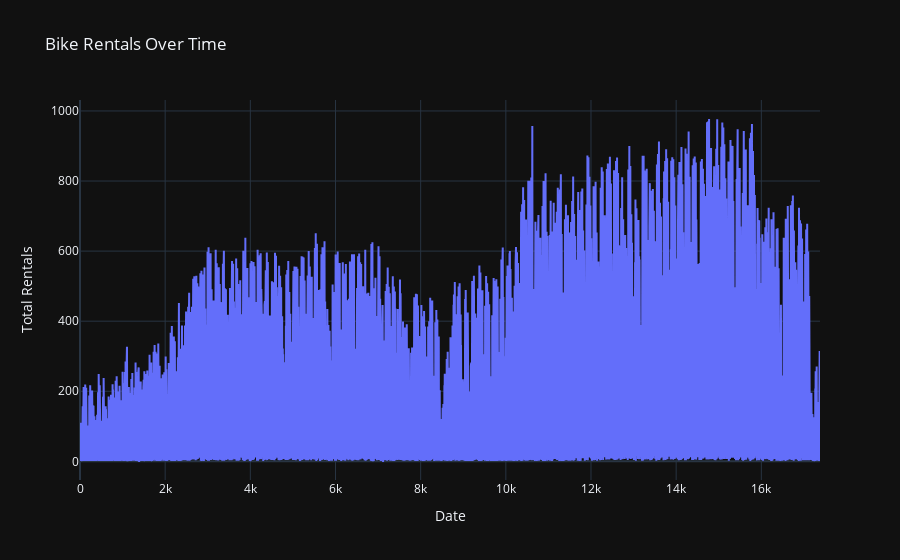
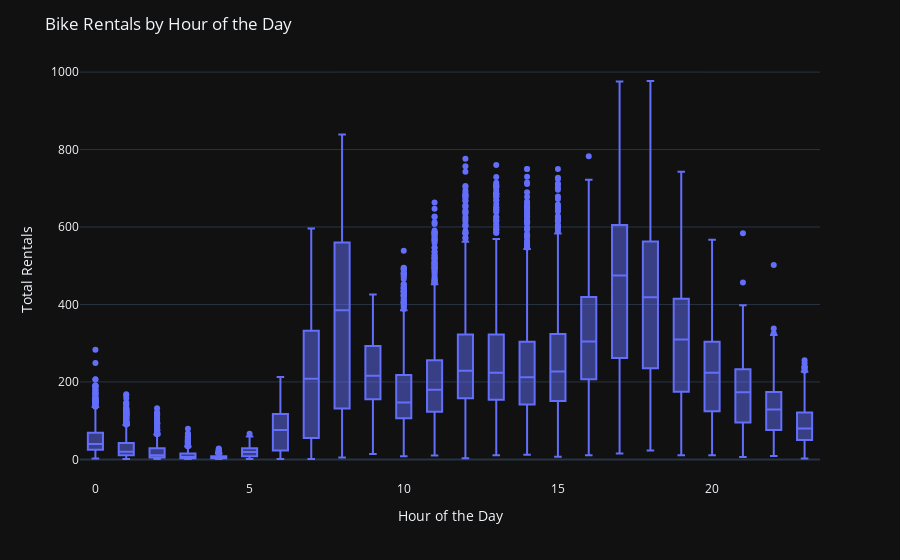
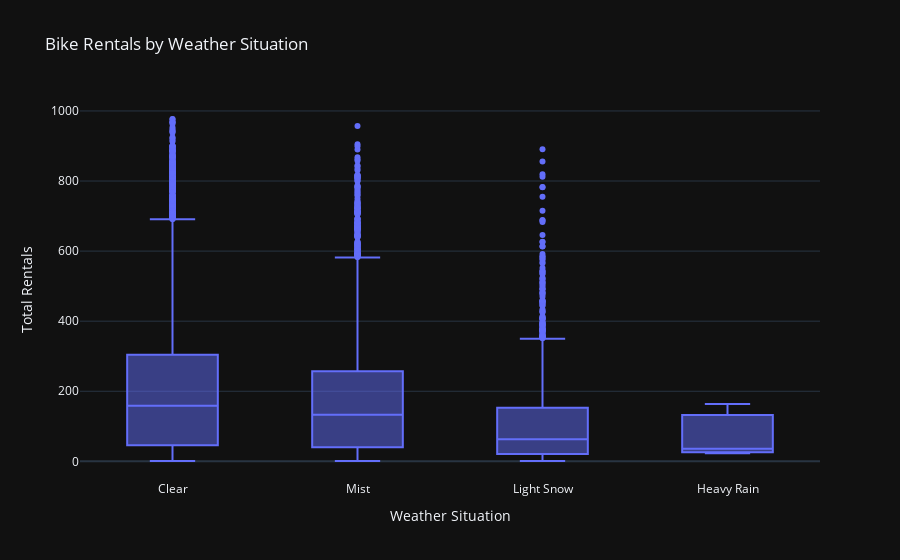
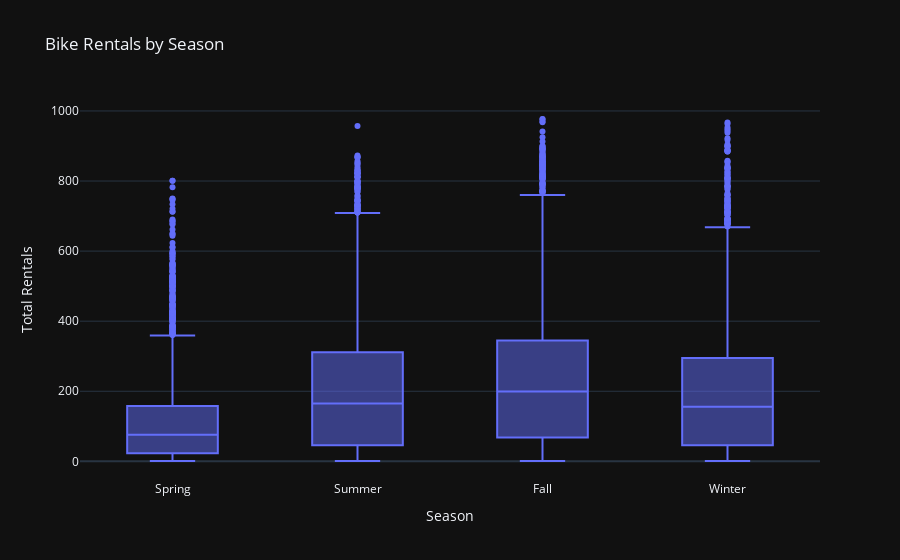

Notebook source saved alongside these figures, in order:
### Markdown cell above
# Plotting clear and meaningful figures.

### Code cell
fig = go.Figure()
fig.add_trace(go.Scatter(x=bike_data.index, y=bike_data["cnt"], mode="lines"))
fig.update_layout(title="Bike Rentals Over Time", xaxis_title="Date", yaxis_title="Total Rentals")
fig.show()

fig = px.box(bike_data, x="hr", y="cnt")
fig.update_layout(title="Bike Rentals by Hour of the Day", xaxis_title="Hour of the Day",
                          yaxis_title="Total Rentals")
fig.show()

fig_weather = go.Figure()
fig_weather.add_trace(go.Box(x=bike_data["weathersit"], y=bike_data["cnt"]))
fig_weather.update_layout(title="Bike Rentals by Weather Situation", xaxis_title="Weather Situation", yaxis_title="Total Rentals")
fig_weather.show()

fig_season = go.Figure()
fig_season.add_trace(go.Box(x=bike_data["season"], y=bike_data["cnt"]))
fig_season.update_layout(title="Bike Rentals by Season", xaxis_title="Season", yaxis_title="Total Rentals")
fig_season.show()

### Figure 1 — Plotly figure (JSON) as saved in the notebook; plotly's stock layout.template omitted (floating-point values rounded to 4 significant figures; data arrays with more than 128 entries replaced by an {"elided": "..."} marker saying what was removed)
{"data": [{"mode": "lines", "x": {"elided": "17379 int values"}, "y": {"elided": "17379 int values"}, "type": "scatter"}], "layout": {"title": {"text": "Bike Rentals Over Time"}, "xaxis": {"title": {"text": "Date"}}, "yaxis": {"title": {"text": "Total Rentals"}}}}

### Figure 2 — Plotly figure (JSON) as saved in the notebook; plotly's stock layout.template omitted (floating-point values rounded to 4 significant figures; data arrays with more than 128 entries replaced by an {"elided": "..."} marker saying what was removed)
{"data": [{"alignmentgroup": "True", "hovertemplate": "hr=%{x}<br>cnt=%{y}<extra></extra>", "legendgroup": "", "marker": {"color": "#636efa"}, "name": "", "notched": false, "offsetgroup": "", "orientation": "v", "showlegend": false, "x": {"elided": "17379 int values"}, "x0": " ", "xaxis": "x", "y": {"elided": "17379 int values"}, "y0": " ", "yaxis": "y", "type": "box"}], "layout": {"xaxis": {"anchor": "y", "domain": [0.0, 1.0], "title": {"text": "Hour of the Day"}}, "yaxis": {"anchor": "x", "domain": [0.0, 1.0], "title": {"text": "Total Rentals"}}, "legend": {"tracegroupgap": 0}, "margin": {"t": 60}, "boxmode": "group", "title": {"text": "Bike Rentals by Hour of the Day"}}}

### Figure 3 — Plotly figure (JSON) as saved in the notebook; plotly's stock layout.template omitted (floating-point values rounded to 4 significant figures; data arrays with more than 128 entries replaced by an {"elided": "..."} marker saying what was removed)
{"data": [{"x": {"elided": "17379 str values"}, "y": {"elided": "17379 int values"}, "type": "box"}], "layout": {"title": {"text": "Bike Rentals by Weather Situation"}, "xaxis": {"title": {"text": "Weather Situation"}}, "yaxis": {"title": {"text": "Total Rentals"}}}}

### Figure 4 — Plotly figure (JSON) as saved in the notebook; plotly's stock layout.template omitted (floating-point values rounded to 4 significant figures; data arrays with more than 128 entries replaced by an {"elided": "..."} marker saying what was removed)
{"data": [{"x": {"elided": "17379 str values"}, "y": {"elided": "17379 int values"}, "type": "box"}], "layout": {"title": {"text": "Bike Rentals by Season"}, "xaxis": {"title": {"text": "Season"}}, "yaxis": {"title": {"text": "Total Rentals"}}}}
